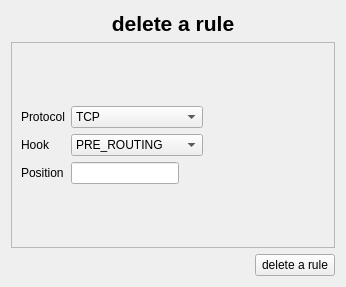
<?xml version="1.0" encoding="UTF-8"?>
<ui version="4.0">
 <class>rule_deler</class>
 <widget class="QWidget" name="rule_deler">
  <property name="geometry">
   <rect>
    <x>0</x>
    <y>0</y>
    <width>346</width>
    <height>287</height>
   </rect>
  </property>
  <property name="windowTitle">
   <string>Form</string>
  </property>
  <layout class="QGridLayout" name="gridLayout_4">
   <item row="0" column="0">
    <layout class="QGridLayout" name="gridLayout">
     <item row="0" column="0" colspan="2">
      <widget class="QLabel" name="label">
       <property name="font">
        <font>
         <pointsize>16</pointsize>
         <weight>75</weight>
         <bold>true</bold>
        </font>
       </property>
       <property name="text">
        <string>delete a rule</string>
       </property>
       <property name="alignment">
        <set>Qt::AlignCenter</set>
       </property>
      </widget>
     </item>
     <item row="1" column="0" colspan="2">
      <widget class="QScrollArea" name="scrollArea">
       <property name="widgetResizable">
        <bool>true</bool>
       </property>
       <widget class="QWidget" name="scrollAreaWidgetContents">
        <property name="geometry">
         <rect>
          <x>0</x>
          <y>0</y>
          <width>324</width>
          <height>201</height>
         </rect>
        </property>
        <layout class="QGridLayout" name="gridLayout_3">
         <item row="0" column="0">
          <layout class="QGridLayout" name="gridLayout_2">
           <item row="0" column="4">
            <spacer name="horizontalSpacer_5">
             <property name="orientation">
              <enum>Qt::Horizontal</enum>
             </property>
             <property name="sizeHint" stdset="0">
              <size>
               <width>40</width>
               <height>20</height>
              </size>
             </property>
            </spacer>
           </item>
           <item row="1" column="4">
            <spacer name="horizontalSpacer_6">
             <property name="orientation">
              <enum>Qt::Horizontal</enum>
             </property>
             <property name="sizeHint" stdset="0">
              <size>
               <width>40</width>
               <height>20</height>
              </size>
             </property>
            </spacer>
           </item>
           <item row="0" column="1" colspan="3">
            <widget class="QComboBox" name="proto">
             <item>
              <property name="text">
               <string>TCP</string>
              </property>
             </item>
             <item>
              <property name="text">
               <string>UDP</string>
              </property>
             </item>
             <item>
              <property name="text">
               <string>ICMP</string>
              </property>
             </item>
            </widget>
           </item>
           <item row="2" column="0">
            <widget class="QLabel" name="label_18">
             <property name="text">
              <string>Position</string>
             </property>
            </widget>
           </item>
           <item row="2" column="1" colspan="2">
            <widget class="QLineEdit" name="position">
             <property name="alignment">
              <set>Qt::AlignCenter</set>
             </property>
            </widget>
           </item>
           <item row="0" column="0">
            <widget class="QLabel" name="label_14">
             <property name="text">
              <string>Protocol</string>
             </property>
            </widget>
           </item>
           <item row="1" column="0">
            <widget class="QLabel" name="label_17">
             <property name="text">
              <string>Hook</string>
             </property>
            </widget>
           </item>
           <item row="1" column="1" colspan="3">
            <widget class="QComboBox" name="hook">
             <item>
              <property name="text">
               <string>PRE_ROUTING</string>
              </property>
             </item>
             <item>
              <property name="text">
               <string>LOCAL_IN</string>
              </property>
             </item>
             <item>
              <property name="text">
               <string>LOCAL_OUT</string>
              </property>
             </item>
             <item>
              <property name="text">
               <string>FORWARD</string>
              </property>
             </item>
             <item>
              <property name="text">
               <string>POST_ROUTING</string>
              </property>
             </item>
            </widget>
           </item>
          </layout>
         </item>
        </layout>
       </widget>
      </widget>
     </item>
     <item row="2" column="0">
      <spacer name="horizontalSpacer_9">
       <property name="orientation">
        <enum>Qt::Horizontal</enum>
       </property>
       <property name="sizeHint" stdset="0">
        <size>
         <width>473</width>
         <height>20</height>
        </size>
       </property>
      </spacer>
     </item>
     <item row="2" column="1">
      <widget class="QPushButton" name="btn_del_rule">
       <property name="text">
        <string>delete a rule</string>
       </property>
      </widget>
     </item>
    </layout>
   </item>
  </layout>
 </widget>
 <resources/>
 <connections/>
</ui>
